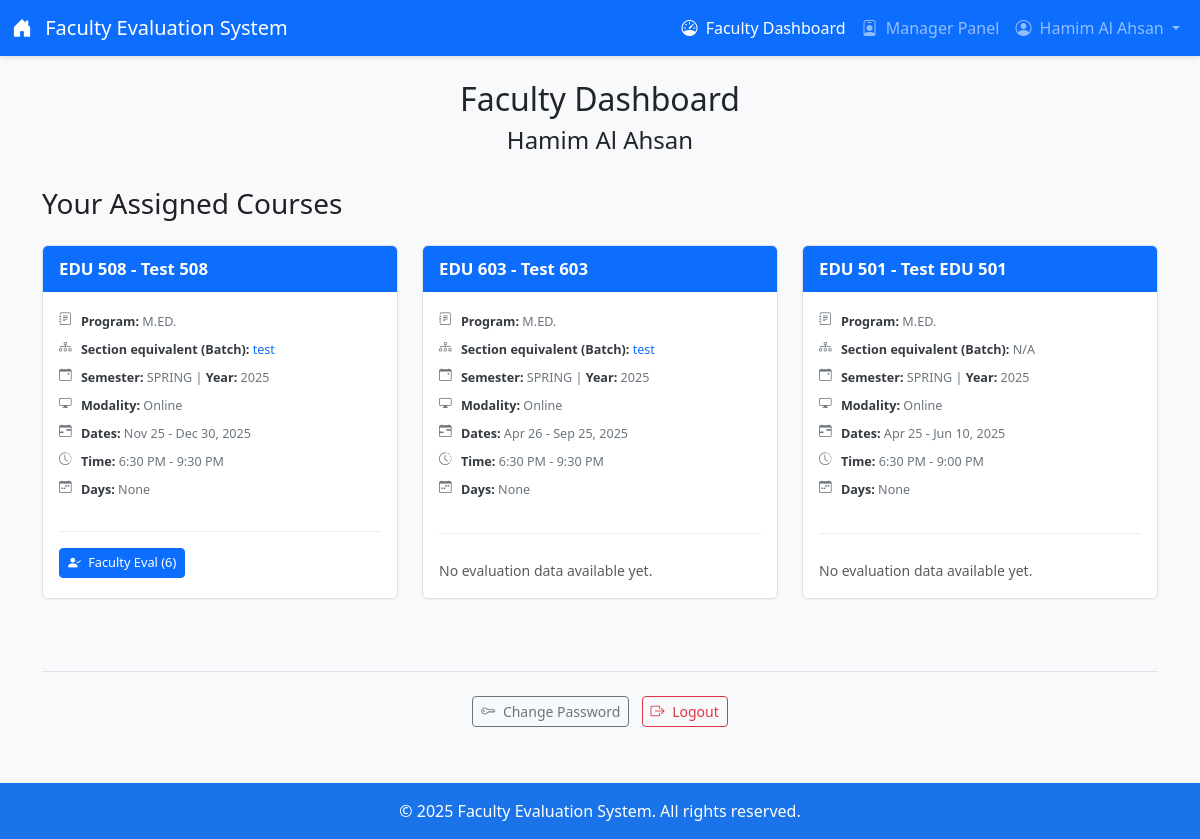
Screenshot of /responseupload/dashboard/ (signed in) with the database file from the repository.
### managerpanel/models.py (models this page shows, shortened)
class CourseAssignment(models.Model):
    MODALITY_CHOICES = [('online', 'Online'), ('f2f', 'Face-to-Face'), ('blended', 'Blended')]
    course = models.ForeignKey(Course, on_delete=models.CASCADE, help_text="The course being assigned.")
    batch = models.ForeignKey(Batch, on_delete=models.SET_NULL, null=True, blank=True, related_name='assignments', help_text="Optional: Link to batch.")
    semester = models.ForeignKey(Semester, on_delete=models.SET_NULL, null=True, blank=True, related_name='course_assignments', help_text="Semester this assignment is offered in.")
    year = models.ForeignKey(Year, on_delete=models.SET_NULL, null=True, blank=True, related_name='course_assignments', help_text="Year this assignment is offered in.")
    modality = models.CharField(max_length=10, choices=MODALITY_CHOICES, default='online', help_text="Primary delivery mode.")
    start_date = models.DateField(help_text="Start date.")
    end_date = models.DateField(help_text="End date.")
    start_time = models.TimeField(help_text="Default start time.")
    end_time = models.TimeField(help_text="Default end time.")
    meets_on_monday = models.BooleanField(default=False, verbose_name="Mon")
    meets_on_tuesday = models.BooleanField(default=False, verbose_name="Tue")
    meets_on_wednesday = models.BooleanField(default=False, verbose_name="Wed")
    meets_on_thursday = models.BooleanField(default=False, verbose_name="Thu")
    meets_on_friday = models.BooleanField(default=False, verbose_name="Fri")
    meets_on_saturday = models.BooleanField(default=False, verbose_name="Sat")
    meets_on_sunday = models.BooleanField(default=False, verbose_name="Sun")
    num_classes = models.IntegerField(null=True, blank=True, help_text="Optional: Total classes.")
    faculty_members = models.ManyToManyField(User, related_name='assigned_courses', limit_choices_to={'is_staff': False, 'is_superuser': False}, help_text="Assigned faculty.")
    zoom_link = models.URLField(max_length=500, null=True, blank=True, help_text="Zoom link (optional).")
    zoom_host_code = models.CharField(max_length=100, null=True, blank=True, help_text="Zoom host code (optional).")
    def get_meeting_days(self): days = []; #... code ... ; return ", ".join(days) if days else "Not specified"
    class Meta: verbose_name = "Course Assignment"; verbose_name_plural = "Course Assignments"; ordering = ['-year__name', '-semester__name', '-start_date', 'course__code']

class Batch(models.Model):
    STATUS_ONGOING = 'ongoing'; STATUS_GRADUATED = 'graduated'
    BATCH_STATUS_CHOICES = [(STATUS_ONGOING, 'On-Going'), (STATUS_GRADUATED, 'Graduated')]
    name = models.CharField(max_length=150, unique=True, help_text="Unique name for the batch")
    cohort = models.ForeignKey(Cohort, on_delete=models.PROTECT, related_name='batches', help_text="The cohort this batch belongs to")
    program = models.ForeignKey(Program, on_delete=models.PROTECT, related_name='batches', null=False, blank=False, help_text="The academic program this batch is for")
    year = models.PositiveIntegerField(help_text="Year the batch started/enrolled")
    semester = models.ForeignKey(Semester, on_delete=models.SET_NULL, null=True, blank=True, help_text="Optional: Semester the batch started/enrolled")
    status = models.CharField(max_length=10, choices=BATCH_STATUS_CHOICES, default=STATUS_ONGOING, db_index=True, help_text="Current status of the batch")
    created_at = models.DateTimeField(auto_now_add=True)
    class Meta: verbose_name = "Batch"; verbose_name_plural = "Batches"; ordering = ['-year', 'status', 'semester__name', 'program__code', 'cohort__name', 'name']

### responseupload/models.py (models this page shows, shortened)
class Course(models.Model):
    code = models.CharField(max_length=20, help_text="Standard course code (e.g., CSE110).")
    name = models.CharField(max_length=200, help_text="Full title of the course.")
    semester = models.ForeignKey(
        Semester,
        on_delete=models.CASCADE,
        help_text="The semester this course definition is primarily associated with (e.g., catalog semester)."
        )
    year = models.ForeignKey(
        Year,
        on_delete=models.CASCADE,
        help_text="The academic year this course definition is primarily associated with (e.g., catalog year)."
        )
    program = models.ForeignKey(
        Program,
        on_delete=models.CASCADE,
        help_text="The program this course belongs to."
        )
    class Meta:
        unique_together = ('code', 'program', 'semester', 'year')
        verbose_name = "Course Definition"
        verbose_name_plural = "Course Definitions"
        ordering = ['code', 'year', 'semester']

class Program(models.Model):
    name = models.CharField(max_length=200, help_text="Full name of the program.")
    code = models.CharField(max_length=10, unique=True, help_text="Short unique code for the program.")
    class Meta:
        verbose_name = "Program"
        verbose_name_plural = "Programs"
        ordering = ['name']

class Semester(models.Model):
    name = models.CharField(max_length=20, unique=True, help_text="Name of the semester (e.g., Spring, Summer, Fall).")
    def __str__(self):
        return self.name
    class Meta:
        verbose_name = "Semester"
        verbose_name_plural = "Semesters"
        ordering = ['name']

class Year(models.Model):
    name = models.IntegerField(unique=True, help_text="Academic year (e.g., 2024).")
    def __str__(self):
        return str(self.name)
    class Meta:
        verbose_name = "Year"
        verbose_name_plural = "Years"
        ordering = ['-name'] # Show most recent years first

### responseupload/views.py (the view)
# urls.py: path('dashboard/', views.manager_dashboard, name='manager_dashboard'),
@login_required
def dashboard(request):
    user = request.user # The logged-in faculty member
    assigned_course_assignments = CourseAssignment.objects.filter(
        faculty_members=user
    ).select_related(
        'course', 'course__program', 'course__semester', 'course__year', 'batch'
    ).prefetch_related('faculty_members', 'f2f_sessions'
    ).order_by('-start_date', 'course__code')
    assigned_course_ids = {a.course_id for a in assigned_course_assignments}
    faculty_response_course_ids = set(
        FacultyResponse.objects.filter(
            faculty=user, course_id__in=assigned_course_ids
        ).values_list('course_id', flat=True)
    )
    course_response_course_ids = set(
        CourseResponse.objects.filter(
            faculty=user, course_id__in=assigned_course_ids
        ).values_list('course_id', flat=True)
    )
    faculty_response_counts = {}
    if faculty_response_course_ids:
        faculty_counts_agg = FacultyResponse.objects.filter(
            faculty=user, course_id__in=faculty_response_course_ids
        ).values('course_id').annotate(count=Count('id'))
        faculty_response_counts = {item['course_id']: item['count'] for item in faculty_counts_agg}
    course_response_counts = {}
    if course_response_course_ids:
        course_counts_agg = CourseResponse.objects.filter(
            faculty=user, course_id__in=course_response_course_ids
        ).values('course_id').annotate(count=Count('id'))
        course_response_counts = {item['course_id']: item['count'] for item in course_counts_agg}
    available_years = Year.objects.filter(
        course__courseassignment__in=assigned_course_assignments
    ).distinct().order_by('-name')
    available_semesters = Semester.objects.filter(
        course__courseassignment__in=assigned_course_assignments
    ).distinct().order_by('name')
    context = {
        'assigned_course_assignments': assigned_course_assignments,
        'faculty_response_course_ids': faculty_response_course_ids,
        'course_response_course_ids': course_response_course_ids,
        'faculty_response_counts': faculty_response_counts,
        'course_response_counts': course_response_counts,
        'available_years': available_years,
        'available_semesters': available_semesters,
    }
    return render(request, 'responseupload/dashboard.html', context)

### responseupload/templates/responseupload/dashboard.html (shortened to what this page needs)
{% extends "responseupload/base.html" %}
{% load static %}
{% load custom_filters %}
{% block extra_css %}
<link rel="stylesheet" href="https://cdn.jsdelivr.net/npm/bootstrap-icons@1.11.3/font/bootstrap-icons.min.css">
{% endblock %}
{% block content %}
<div class="container mt-4">
    <div class="faculty-name">
        <h2>Faculty Dashboard</h2>
        <h4>{{ request.user.first_name }} {{ request.user.last_name }}</h4>
    </div>
    <h3 class="mb-4">Your Assigned Courses</h3>
    <div class="row">
        {% for assignment in assigned_course_assignments %}
            <div class="col-md-6 col-lg-4 mb-4">
                <div class="card h-100 course-card">
                    <div class="card-header">
                        <h5 class="card-title mb-0">{{ assignment.course.code }} - {{ assignment.course.name }}</h5>
                    </div>
                    <div class="card-body">
                        <p class="card-text mb-1"><small><i class="bi bi-journal-text"></i> <strong>Program:</strong> {{ assignment.course.program.code|default:"N/A" }}</small></p>
                        <p class="card-text mb-1"><small><i class="bi bi-diagram-3"></i> <strong>Section equivalent (Batch):</strong>
                            {% if assignment.batch %}
                                <a href="{% url 'responseupload:faculty_batch_detail' assignment.batch.id %}" class="batch-link text-decoration-none">
                                    {{ assignment.batch.name }}
                                </a>
                            {% else %}
                                N/A
                            {% endif %}
                        </small></p>
                        <p class="card-text mb-1"><small><i class="bi bi-calendar-event"></i> <strong>Semester:</strong> {{ assignment.course.semester }} | <strong>Year:</strong> {{ assignment.course.year }}</small></p>
                        <p class="card-text mb-1"><small><i class="bi bi-display"></i> <strong>Modality:</strong> {{ assignment.get_modality_display }}</small></p>
                        <p class="card-text mb-1"><small><i class="bi bi-calendar-range"></i> <strong>Dates:</strong> {{ assignment.start_date|date:"M d" }} - {{ assignment.end_date|date:"M d, Y" }}</small></p>
                        <p class="card-text mb-1"><small><i class="bi bi-clock-history"></i> <strong>Time:</strong> {{ assignment.start_time|time:"g:i A" }} - {{ assignment.end_time|time:"g:i A" }}</small></p>
                        <p class="card-text mb-2"><small><i class="bi bi-calendar-week"></i> <strong>Days:</strong> {{ assignment.get_meeting_days }}</small></p>
                        <div class="evaluation-links d-grid gap-2 d-sm-flex justify-content-start">
                            {% if assignment.course.id in faculty_response_course_ids %}
                                <a href="{% url 'responseupload:course_detail' assignment.id %}" class="btn btn-sm btn-primary me-sm-1 mb-1">
                                   <i class="bi bi-person-check-fill me-1"></i> Faculty Eval ({{ faculty_response_counts|get_item:assignment.course.id|default:0 }})
                                </a>
                            {% endif %}
                            {% if assignment.course.id not in faculty_response_course_ids and assignment.course.id not in course_response_course_ids %}
                                <span class="text-muted d-block mt-2"><small>No evaluation data available yet.</small></span>
                            {% endif %}
                        </div>
                    </div>
                </div>
            </div>
        {% empty %}
            <div class="col-12">
                <div class="alert alert-info no-assignments">You have not been assigned any courses yet.</div>
            </div>
        {% endfor %}
    </div>
    <div class="footer-links mt-5">
        <a href="{% url 'responseupload:change_password' %}" class="btn btn-outline-secondary btn-sm me-2"><i class="bi bi-key me-1"></i> Change Password</a>
        <a href="{% url 'responseupload:logout' %}" class="btn btn-outline-danger btn-sm"><i class="bi bi-box-arrow-right me-1"></i> Logout</a>
    </div>
</div>
{% endblock %}

### responseupload/templates/responseupload/base.html (shortened to what this page needs)
{% load static %}
{% load manager_tags %}
<!DOCTYPE html>
<html lang="en">
<head>
    <link rel="stylesheet" href="https://cdn.jsdelivr.net/npm/bootstrap@5.3.3/dist/css/bootstrap.min.css">
    <link rel="stylesheet" href="https://cdn.jsdelivr.net/npm/bootstrap-icons@1.11.3/font/bootstrap-icons.min.css">
    {% block extra_css %}{% endblock %}
</head>
<body>
    <nav class="navbar navbar-expand-lg navbar-dark bg-primary">
        <div class="container-fluid">
            <a class="navbar-brand" href="{% url 'responseupload:dashboard' %}">
                <i class="bi bi-house-door-fill me-2"></i> Faculty Evaluation System
            </a>
            <div class="collapse navbar-collapse" id="navbarNav">
                <ul class="navbar-nav ms-auto">
                    {% if user.is_authenticated %}
                        <li class="nav-item">
                            <a class="nav-link {% if request.resolver_match.view_name == 'responseupload:dashboard' %}active{% endif %}" aria-current="page" href="{% url 'responseupload:dashboard' %}"><i class="bi bi-speedometer me-1"></i> Faculty Dashboard</a>
                        </li>
                        {% is_manager_user user as user_is_manager %}
                        {% if user_is_manager %}
                            <li class="nav-item">
                                <a class="nav-link " href="{% url 'managerpanel:manager_dashboard' %}"><i class="bi bi-person-badge me-1"></i> Manager Panel</a>
                            </li>
                        {% endif %}
                        <li class="nav-item dropdown">
                            <a class="nav-link dropdown-toggle" href="#" id="navbarDropdown" role="button" data-bs-toggle="dropdown" aria-expanded="false">
                                <i class="bi bi-person-circle me-1"></i> {{ user.get_full_name|default:user.username }}
                            </a>
                        </li>
                    {% else %}
                        <li class="nav-item">
                            <a class="nav-link" href="{% url 'responseupload:login' %}"><i class="bi bi-box-arrow-in-right me-1"></i> Login</a>
                        </li>
                    {% endif %}
                </ul>
            </div>
        </div>
    </nav>
    <main class="main-content">
        {% block content %}
        {% endblock %}
    </main>
    <footer class="text-center">
        <div class="container">
            <p class="mb-0">© {% now "Y" %} Faculty Evaluation System. All rights reserved.</p>
        </div>
    </footer>
</body>
</html>

### rows the page displays
CourseAssignment: course.code "EDU 508", course.name "Test 508", course.program.code "M.ED.", batch.name "test", course.semester "SPRING", course.year "2025", modality "Online", start_date "Nov 25", end_date "Dec 30, 2025", start_time "6:30 PM", end_time "9:30 PM", get_meeting_days "None", course "6"
CourseAssignment: course.code "EDU 603", course.name "Test 603", course.program.code "M.ED.", batch.name "test", course.semester "SPRING", course.year "2025", modality "Online", start_date "Apr 26", end_date "Sep 25, 2025", start_time "6:30 PM", end_time "9:30 PM", get_meeting_days "None", shows "No evaluation data available yet."
CourseAssignment: course.code "EDU 501", course.name "Test EDU 501", course.program.code "M.ED.", shows "N/A", course.semester "SPRING", course.year "2025", modality "Online", start_date "Apr 25", end_date "Jun 10, 2025", start_time "6:30 PM", end_time "9:00 PM", get_meeting_days "None", shows "No evaluation data available yet."

### other values shown
{{ user.get_full_name|default:user.username }} "Hamim Al Ahsan"
{{ request.user.first_name }} "Hamim Al"
{{ request.user.last_name }} "Ahsan"
